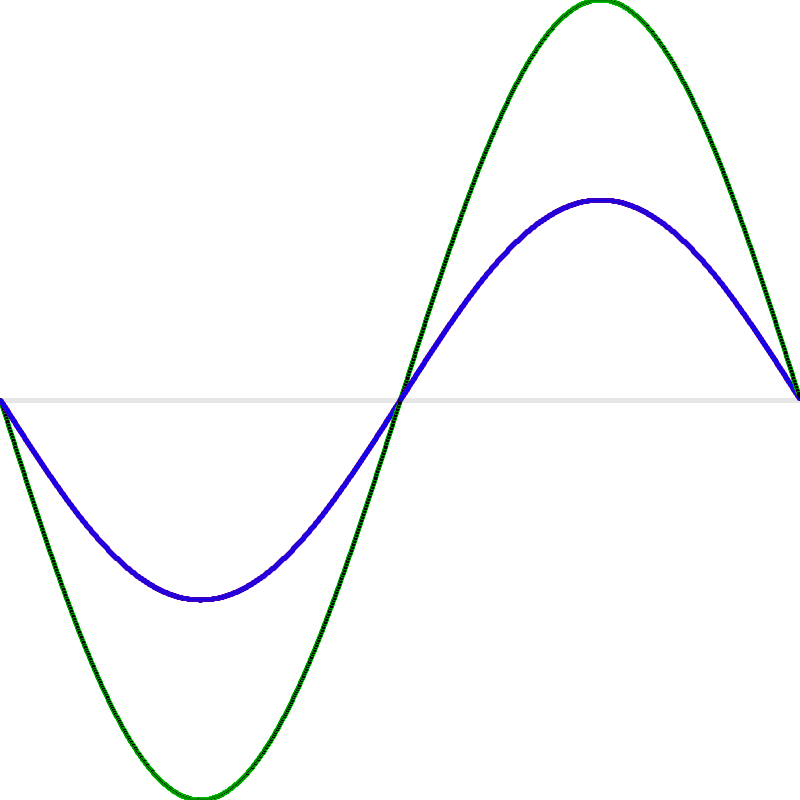
Frame 1 (no input)
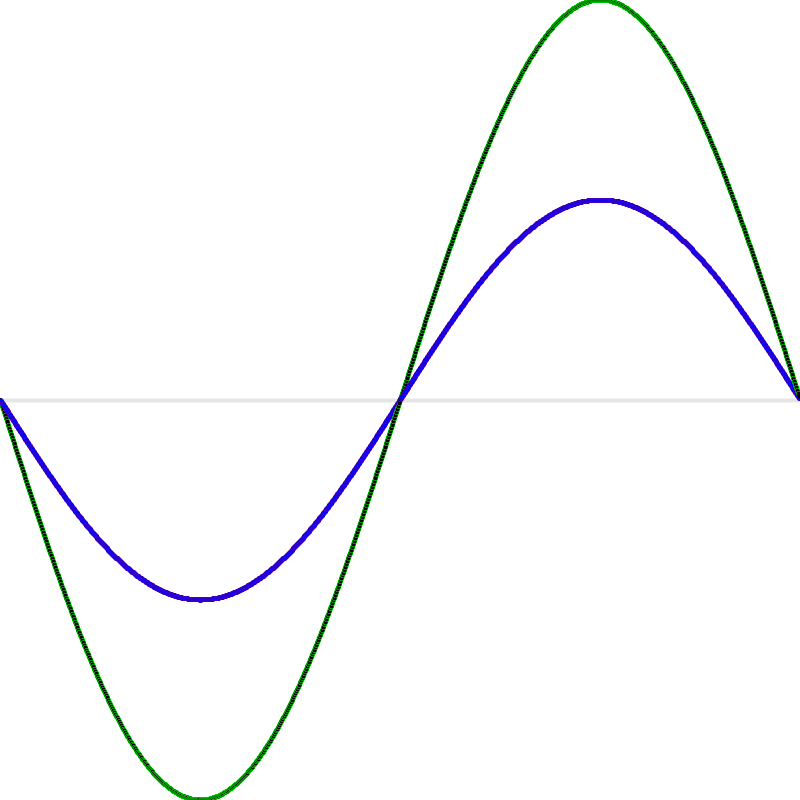
Frame 60 (the mouse pressed at the canvas centre just before this capture)
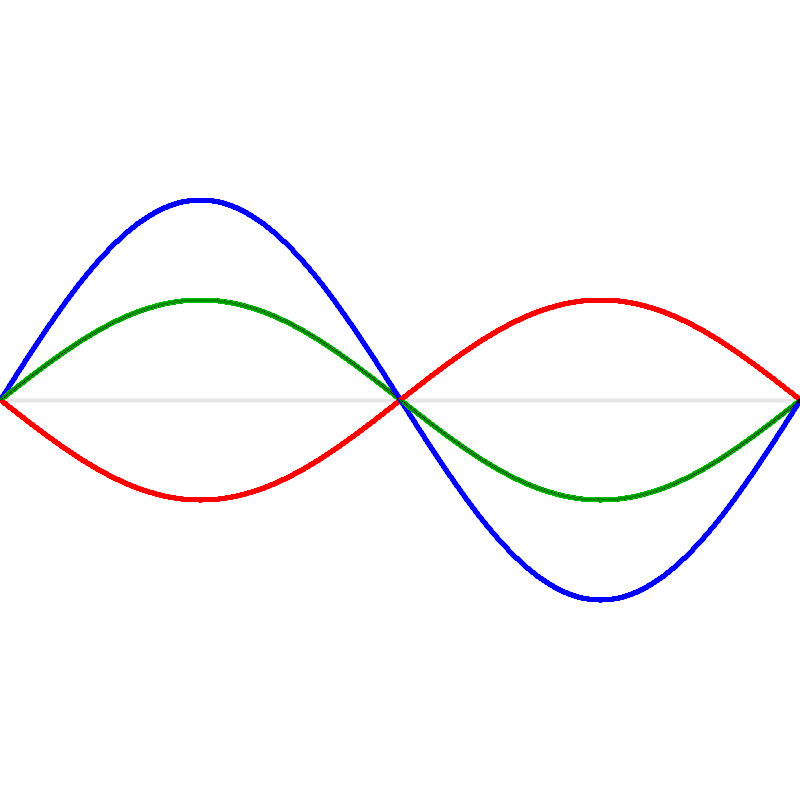
Frame 120 (the mouse held since frame 60 and released just before this capture)

The Processing sketch that drew these frames (run headless with seeded random() and noise(); from frame 60 on, the mouse is pressed at the canvas centre):

// Processing sketch: sin_sin
// ── sin_sin.pde
float b;

void setup() {
  size(800, 800);
  strokeWeight(5);
  b = 200;
}

void draw() {
  translate(0, height/2);
  background(255);
  stroke(230);
  line(0,0,width,0);
  float a, x, xx, k, c, p;
  xx = 0;
  for (int i = 0; i < width; i++) {
    x = map(i, 0, width, 0, TWO_PI);
    k = map(mouseX, width, 0, 0, TWO_PI);
    a = map(mouseY, height, 0, 0, 200);
    c = sqrt(sq(a)+2*a*b*cos(k)+sq(b));
    p = atan2(b*sin(k),(a+b*cos(k)));
    if (i > 0) {
      strokeWeight(5);
      stroke(0,255,0);
      line(i-1, a*sin(xx)+b*sin(xx+k), i, a*sin(x)+b*sin(x+k));
      stroke(255,0,0);
      line(i-1, a*sin(xx), i, a*sin(x));
      stroke(0,0,255);
      line(i-1, b*sin(xx+k), i, b*sin(x+k));
      stroke(0);
      strokeWeight(4);
      line(i-1, c*sin(xx+p), i, c*sin(x+p));
    }
    xx = x;
  }
}
